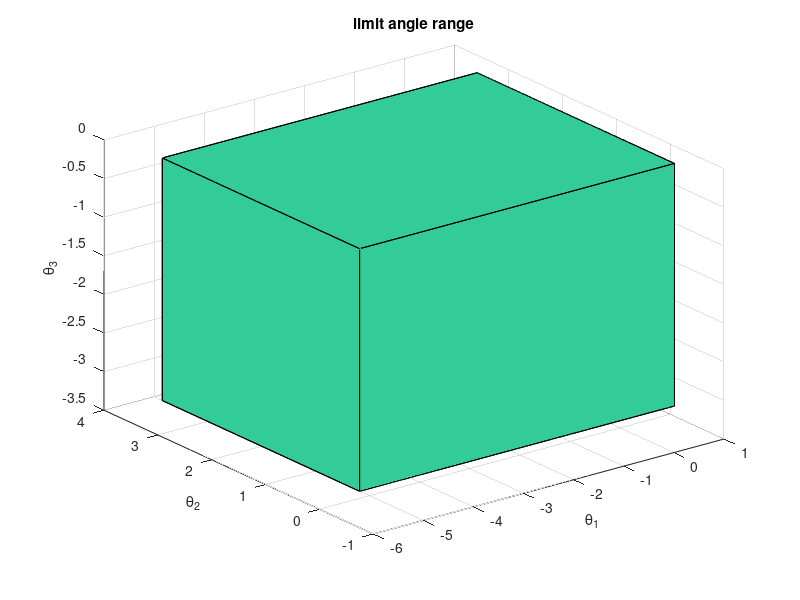

MATLAB code for this plot:
vertex=[pi/6 -pi/6 -pi;pi/6 pi -pi;-11*pi/6 pi -pi;-11*pi/6 -pi/6 -pi;pi/6 -pi/6 0;pi/6 pi 0;-11*pi/6 pi 0;-11*pi/6 -pi/6 0];
face=[1 2 3 4; 1 2 6 5; 2 3 7 6; 3 4 8 7; 1 4 8 5; 5 6 7 8];
patch('Faces',face,'Vertices',vertex,'Facecolor',[0.2 0.8 0.6]);
grid on;
title('limit angle range');
xlabel('\theta_{1}');
ylabel('\theta_{2}');
zlabel('\theta_{3}');
axis auto
view(3);

